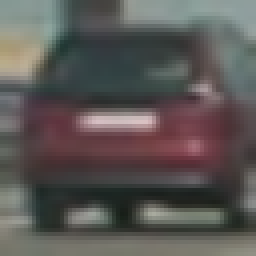
#> input picture dataset/vehicles/GTI_Far/image0136.png, 64 x 64 px (shown 4 times larger); its folder holds only this picture in this run
$ jupyter execute --allow-errors vehicle_detection.ipynb   (older library calls are emulated)
#> lines starting #> are read from the running program, lines starting #| are printed output that depends on the picture
**Vehicle Detection Project**

The goals / steps of this project are the following:

* Perform a Histogram of Oriented Gradients (HOG) feature extraction on a labeled training set of images and train a classifier Linear SVM classifier
* Optionally, you can also apply a color transform and append binned color features, as well as histograms of color, to your HOG feature vector.
* Note: for those first two steps don't forget to normalize your features and randomize a selection for training and testing.
* Implement a sliding-window technique and use your trained classifier to search for vehicles in images.
* Run your pipeline on a video stream (start with the test_video.mp4 and later implement on full project_video.mp4) and create a heat map of recurring detections frame by frame to reject outliers and follow detected vehicles.
* Estimate a bounding box for vehicles detected.

[cell 1]
import matplotlib.image as mpimg
import numpy as np
import cv2
from skimage.feature import hog
import matplotlib.image as mpimg
import matplotlib.pyplot as plt
import numpy as np
import cv2
import glob
import time
from sklearn.svm import LinearSVC
from sklearn.preprocessing import StandardScaler
from skimage.feature import hog
# NOTE: the next import is only valid for scikit-learn version <= 0.17
# for scikit-learn >= 0.18 use:
# from sklearn.model_selection import train_test_split
# from sklearn.cross_validation import train_test_split
from sklearn.model_selection import train_test_split

[cell 2]
# Define a function to return HOG features and visualization
# borrowed from udacity course tutorial
def get_hog_features(img, orient=9, pix_per_cell=2, cell_per_block=2,
                        vis=False, feature_vec=True):
    # Call with two outputs if vis==True
    if vis == True:
        features, hog_image = hog(img, orientations=orient,
                                  pixels_per_cell=(pix_per_cell, pix_per_cell),
                                  cells_per_block=(cell_per_block, cell_per_block),
                                  transform_sqrt=True,
                                  visualise=vis, feature_vector=feature_vec)
        return features, hog_image
    # Otherwise call with one output
    else:
        features = hog(img, orientations=orient,
                       pixels_per_cell=(pix_per_cell, pix_per_cell),
                       cells_per_block=(cell_per_block, cell_per_block),
                       transform_sqrt=True,
                       visualise=vis, feature_vector=feature_vec)
        return features


# Define a function to compute binned color features
# Borrowed form udacity course tutorial
def bin_spatial(img, size=(32, 32)):
    # Use cv2.resize().ravel() to create the feature vector
    features = cv2.resize(img, size).ravel()
    # Return the feature vector
    return features

# Define a function to compute color histogram features
# NEED TO CHANGE bins_range if reading .png files with mpimg!
# unless png data read by mpimg has been scaled back to 0-255
# Borrowed from udacity coruse tutorial
def color_hist(img, nbins=32, bins_range=(0, 256)):
    # Compute the histogram of the color channels separately
    channel1_hist = np.histogram(img[:,:,0], bins=nbins, range=bins_range)
    channel2_hist = np.histogram(img[:,:,1], bins=nbins, range=bins_range)
    channel3_hist = np.histogram(img[:,:,2], bins=nbins, range=bins_range)
    # Concatenate the histograms into a single feature vector
    hist_features = np.concatenate((channel1_hist[0], channel2_hist[0], channel3_hist[0]))
    # Return the individual histograms, bin_centers and feature vector
    return hist_features

# Define a function to extract features from a list of images
# Have this function call bin_spatial() and color_hist()
# Assumes image has RGB which is the default order when img is read
# using mpimg
# Borrowed from
def extract_features(imgs, color_space='RGB', img_type='JPG', spatial_size=(32, 32),
                        hist_bins=32, orient=9,
                        pix_per_cell=8, cell_per_block=2, hog_channel=0,
                        spatial_feat=True, hist_feat=True, hog_feat=True):
    # Create a list to append feature vectors to
    features = []
    # Iterate through the list of images
    for file in imgs:
        file_features = []
        # Read in each one by one
        image = mpimg.imread(file)
        if img_type == 'PNG': # PNG images read by mpimg are in range 0-1.
            image = image * 255 # Need to be scaled to 0-255
        # apply color conversion if other than 'RGB'
        if color_space != 'RGB':
            if color_space == 'HSV':
                feature_image = cv2.cvtColor(image, cv2.COLOR_RGB2HSV)
            elif color_space == 'LUV':
                feature_image = cv2.cvtColor(image, cv2.COLOR_RGB2LUV)
            elif color_space == 'HLS':
                feature_image = cv2.cvtColor(image, cv2.COLOR_RGB2HLS)
            elif color_space == 'YUV':
                feature_image = cv2.cvtColor(image, cv2.COLOR_RGB2YUV)
            elif color_space == 'YCrCb':
                feature_image = cv2.cvtColor(image, cv2.COLOR_RGB2YCrCb)
        else: feature_image = np.copy(image)

        if spatial_feat == True:
            spatial_features = bin_spatial(feature_image, size=spatial_size)
            file_features.append(spatial_features)
        if hist_feat == True:
            # Apply color_hist()
            hist_features = color_hist(feature_image, nbins=hist_bins)
            file_features.append(hist_features)
        if hog_feat == True:
        # Call get_hog_features() with vis=False, feature_vec=True
            if hog_channel == 'ALL':
                hog_features = []
                for channel in range(feature_image.shape[2]):
                    hog_features.append(get_hog_features(feature_image[:,:,channel],
                                        orient, pix_per_cell, cell_per_block,
                                        vis=False, feature_vec=True))
                hog_features = np.ravel(hog_features)
            else:
                hog_features = get_hog_features(feature_image[:,:,hog_channel], orient,
                            pix_per_cell, cell_per_block, vis=False, feature_vec=True)
            # Append the new feature vector to the features list
            file_features.append(hog_features)
        features.append(np.concatenate(file_features))
    # Return list of feature vectors
    return features

[cell 3]
# Parameters to tune for training classifier
spatial = 32
histbin = 32
colorspace = 'RGB' # Can be RGB, HSV, LUV, HLS, YUV, YCrCb
orient = 9
pix_per_cell = 8
cell_per_block = 2
hog_channel = 0 # Can be 0, 1, 2, or "ALL"
img_type='PNG' # Can be PNG or JPG
spatial_feat=True
hist_feat=True
hog_feat=True

[cell 4]
# Extract features from dataset

t=time.time()

#load files with sample images
car_images = glob.glob('./dataset/vehicles/**/*.png', recursive=True)
cars = []
for image in car_images:
    cars.append(image)

notcar_images = glob.glob('./dataset/non-vehicles/**/*.png', recursive=True)
notcars = []
for image in notcar_images:
    notcars.append(image)

#extract features
car_features = extract_features(cars, color_space=colorspace, img_type= img_type,
                        spatial_size=(spatial, spatial), hist_bins=histbin, orient=orient,
                        pix_per_cell=pix_per_cell, cell_per_block=cell_per_block, hog_channel=hog_channel,
                        spatial_feat=spatial_feat, hist_feat=hist_feat, hog_feat=hog_feat)
#> in extract_features, image is the input picture: shape (64, 64, 3) float32; mean R, G, B 0.358, 0.343, 0.334
#> in bin_spatial, `features = cv2.resize(img, size).ravel()`: features = 3072 values, max 199.8 at index 1491, min 25 at index 2541, mean 87.97
#> in extract_features, `spatial_features = bin_spatial(feature_image, size=spatial_size)`: spatial_features has the same summary as features in bin_spatial
#> in color_hist, `hist_features = np.concatenate((channel1_hist[0], channel2_hist[0], ch..`: hist_features = 96 values, max 773 at index 72, min 0 at index 0, mean 128
#> in get_hog_features, `features = hog(img, orientations=orient, pixels_per_cell=(pix_per_cell..`: features = 1764 values, max 0.612 at index 634, min 0 at index 7, mean 0.114
#> in get_hog_features, `features = hog(img, orientations=orient, pixels_per_cell=(pix_per_cell..`:
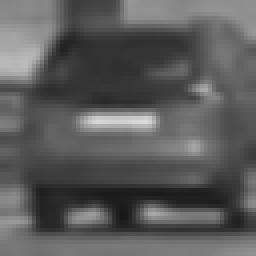
#> img: shape (64, 64) float32 (shown 4 times larger); min 23, max 218, mean 91.3
#> in extract_features, `hog_features = get_hog_features(feature_image[:,:,hog_channel], orient..`: hog_features has the same summary as features in get_hog_features
#> pass 2 of the loop in extract_features, `for file in imgs:`:
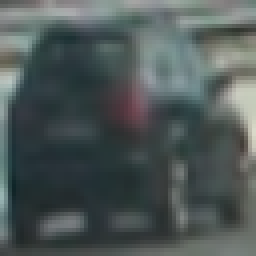
#> input picture dataset/vehicles/GTI_Left/image0022.png, 64 x 64 px (shown 4 times larger)
#> in extract_features, image is the input picture: shape (64, 64, 3) float32; mean R, G, B 0.308, 0.346, 0.343
#> spatial_features = 3072 values, max 203.8 at index 1246, min 27 at index 2211, mean 84.81
#> in extract_features, `hist_features = color_hist(feature_image, nbins=hist_bins)`: hist_features = 96 values, max 751 at index 38, min 0 at index 0, mean 128
#> in get_hog_features (call 2), `features = hog(img, orientations=orient, pixels_per_cell=(pix_per_cell..`: features = 1764 values, max 0.498 at index 1008, min 0 at index 7, mean 0.127
#> in get_hog_features (call 2), `features = hog(img, orientations=orient, pixels_per_cell=(pix_per_cell..`:
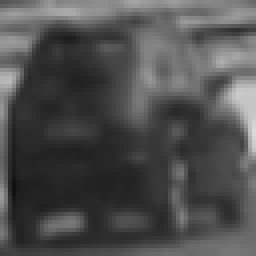
#> img: shape (64, 64) float32 (shown 4 times larger); min 15, max 217, mean 78.6
#> hog_features has the same summary as features in get_hog_features
#> car_features = 2 items

notcar_features = extract_features(notcars, color_space=colorspace, img_type= img_type,
                        spatial_size=(spatial, spatial), hist_bins=histbin, orient=orient,
                        pix_per_cell=pix_per_cell, cell_per_block=cell_per_block, hog_channel=hog_channel,
                        spatial_feat=spatial_feat, hist_feat=hist_feat, hog_feat=hog_feat)

t2 = time.time()

print(round(t2-t, 2), 'Seconds to extract features...')

# Create an array stack of feature vectors
#> (the rest of this cell did not finish here and is left out)
